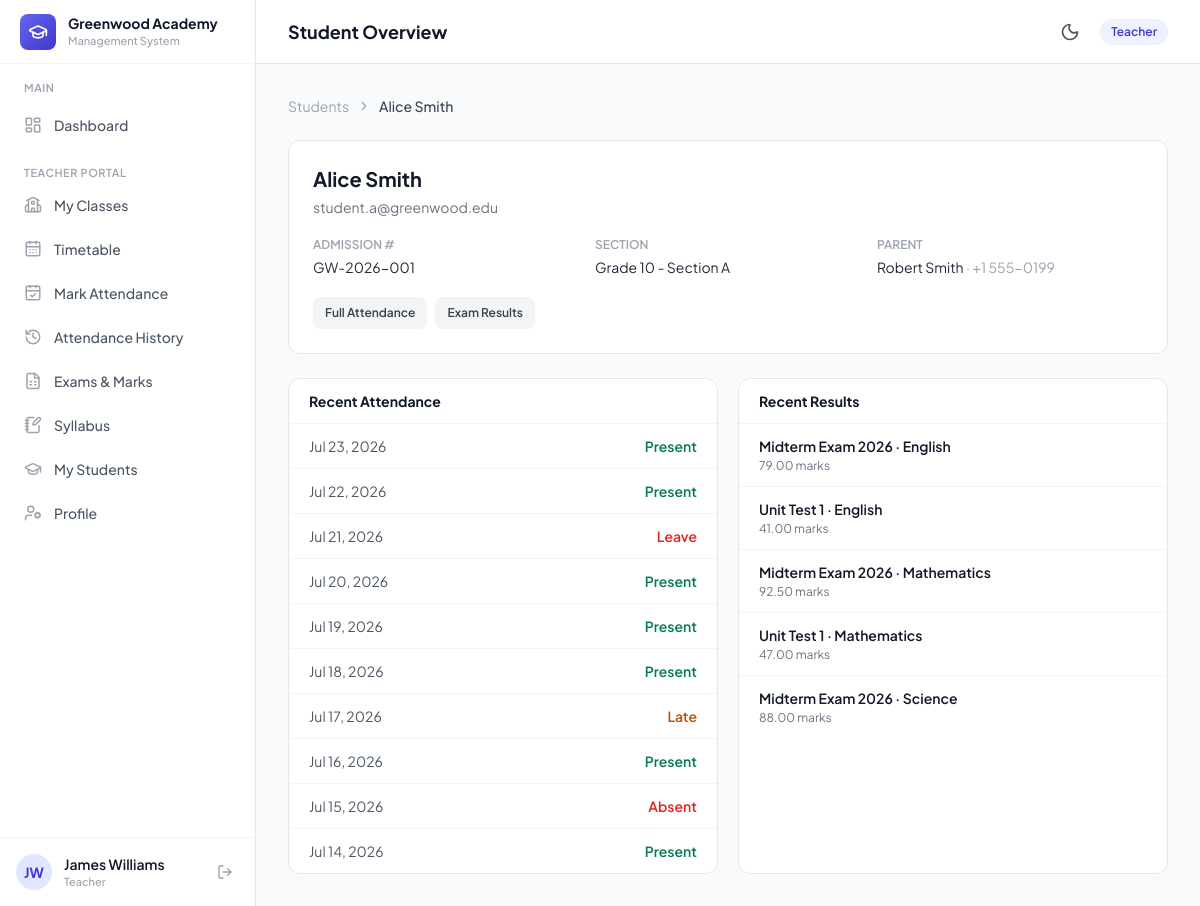
The app's page /teacher/students/1/ (signed in), older data.
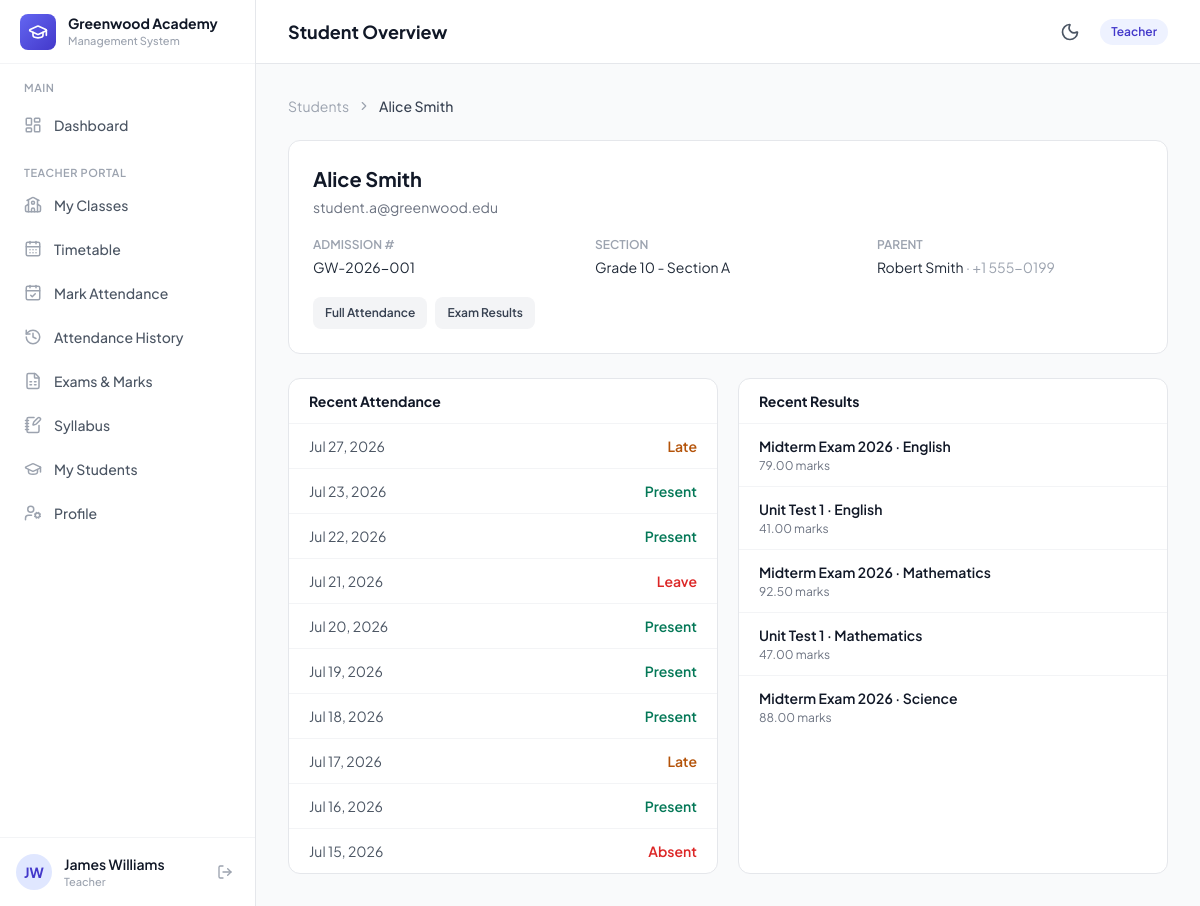
The same page, newer data.
### core/models.py (models this page shows, shortened)
class TenantModel(models.Model):
    school = models.ForeignKey(
        School,
        on_delete=models.CASCADE,
        related_name='%(class)s_set',
    )
    objects = TenantManager()
    unscoped = UnscopedManager()
    class Meta:
        abstract = True

class StudentAttendance(TenantModel):
    student = models.ForeignKey(
        Student,
        on_delete=models.CASCADE,
        related_name='attendances'
    )
    section = models.ForeignKey(
        Section,
        on_delete=models.CASCADE,
        related_name='attendances'
    )
    date = models.DateField()
    status = models.CharField(
        max_length=20,
        choices=AttendanceStatusChoices.choices,
        default=AttendanceStatusChoices.PRESENT
    )
    marked_by = models.ForeignKey(
        settings.AUTH_USER_MODEL,
        on_delete=models.SET_NULL,
        null=True,
        blank=True,
        related_name='marked_attendances'
    )
    remarks = models.TextField(blank=True)
    class Meta:
        ordering = ['-date', 'student']
        unique_together = ['student', 'date']

class ExamResult(TenantModel):
    exam = models.ForeignKey(
        Exam,
        on_delete=models.CASCADE,
        related_name='results'
    )
    student = models.ForeignKey(
        Student,
        on_delete=models.CASCADE,
        related_name='exam_results'
    )
    subject = models.ForeignKey(
        Subject,
        on_delete=models.CASCADE,
        related_name='exam_results'
    )
    marks_obtained = models.DecimalField(max_digits=5, decimal_places=2)
    remarks = models.TextField(blank=True)
    class Meta:
        ordering = ['student', 'subject']
        unique_together = ['exam', 'student', 'subject']

class Exam(TenantModel):
    section = models.ForeignKey(
        Section,
        on_delete=models.CASCADE,
        related_name='exams'
    )
    name = models.CharField(max_length=200)
    date = models.DateField()
    max_marks = models.DecimalField(max_digits=5, decimal_places=2, default=100.00)
    class Meta:
        ordering = ['-date', 'name']

class Subject(TenantModel):
    name = models.CharField(max_length=200)
    code = models.CharField(max_length=50)
    class Meta:
        ordering = ['name']
        unique_together = ['school', 'code']

### core/views.py (the view)
# urls.py: path('teacher/students/<int:student_id>/', views.teacher_student_detail, name='teacher_student_detail'),
@teacher_required
def teacher_student_detail(request, student_id):
    student = get_object_or_404(
        Student.objects.select_related('user', 'section', 'section__classroom', 'parent'),
        pk=student_id,
    )
    if not can_access_student_data(request.user, student):
        raise Http404("Student record not found.")
    recent_attendance = StudentAttendance.objects.filter(student=student)[:10]
    recent_results = ExamResult.objects.filter(student=student).select_related('exam', 'subject')[:10]
    return render(request, 'core/teacher_student_detail.html', {
        'student': student,
        'recent_attendance': recent_attendance,
        'recent_results': recent_results,
    })

### core/managers.py (called while the page is built)
def set_current_school(school):
    _thread_locals.current_school = school

def get_current_school():
    return getattr(_thread_locals, 'current_school', None)

def clear_current_school():
    _thread_locals.current_school = None

    def get_queryset(self):
        qs = TenantQuerySet(self.model, using=self._db)
        current_school = get_current_school()
        if current_school is not None:
            qs = qs.filter(school=current_school)
        return qs

### core/models.py (called while the page is built)
    @property
    def currency_symbol(self):
        return CURRENCY_SYMBOLS.get(self.currency, self.currency)

    @property
    def theme_palette(self):
        return THEME_PALETTES.get(self.theme_color, THEME_PALETTES[ThemeColorChoices.INDIGO])

    @property
    def is_school_admin(self):
        return self.primary_role == PrimaryRoleChoices.SCHOOL_ADMIN

    @property
    def role_display(self):
        if self.is_superuser:
            return 'Platform Admin'
        return self.get_primary_role_display()

    def __str__(self):
        return f"{self.classroom.name} - {self.name}"

### templates/core/teacher_student_detail.html (shortened to what this page needs)
{% extends "base.html" %}
{% block page_title %}Student Overview{% endblock %}
{% block content %}
<div class="space-y-6 max-w-4xl">
    <nav class="flex items-center gap-2 text-sm text-gray-400">
        <a href="{% url 'core:teacher_students' %}" class="hover:text-primary-600">Students</a>
        <i data-lucide="chevron-right" class="w-3.5 h-3.5"></i>
        <span class="text-gray-700 font-medium">{{ student.user.get_full_name }}</span>
    </nav>
    <div class="bg-white rounded-xl border border-gray-200 p-6">
        <h3 class="text-xl font-bold text-gray-900">{{ student.user.get_full_name }}</h3>
        <p class="text-sm text-gray-500 mt-1">{{ student.user.email }}</p>
        <dl class="mt-5 grid grid-cols-1 sm:grid-cols-3 gap-4">
            <div>
                <dt class="text-xs font-semibold text-gray-400 uppercase">Admission #</dt>
                <dd class="mt-1 text-sm text-gray-800">{{ student.admission_number }}</dd>
            </div>
            <div>
                <dt class="text-xs font-semibold text-gray-400 uppercase">Section</dt>
                <dd class="mt-1 text-sm text-gray-800">{% if student.section %}{{ student.section }}{% else %}—{% endif %}</dd>
            </div>
            <div>
                <dt class="text-xs font-semibold text-gray-400 uppercase">Parent</dt>
                <dd class="mt-1 text-sm text-gray-800">
                    {% if student.parent %}
                    {{ student.parent.get_full_name }}
                    {% if student.parent.phone %}<span class="text-gray-400"> · {{ student.parent.phone }}</span>{% endif %}
                    {% else %}—{% endif %}
                </dd>
            </div>
        </dl>
        <div class="mt-5 flex flex-wrap gap-2">
            <a href="{% url 'core:attendance_history_student' student.pk %}" class="px-3 py-2 rounded-lg text-xs font-semibold bg-gray-100 text-gray-700 hover:bg-gray-200">Full Attendance</a>
            <a href="{% url 'core:exam_results_student' student.pk %}" class="px-3 py-2 rounded-lg text-xs font-semibold bg-gray-100 text-gray-700 hover:bg-gray-200">Exam Results</a>
        </div>
    </div>
    <div class="grid grid-cols-1 lg:grid-cols-2 gap-5">
        <div class="bg-white rounded-xl border border-gray-200 overflow-hidden">
            <div class="px-5 py-3 border-b border-gray-100">
                <h4 class="text-sm font-bold text-gray-900">Recent Attendance</h4>
            </div>
            <ul class="divide-y divide-gray-100">
                {% for att in recent_attendance %}
                <li class="px-5 py-3 flex items-center justify-between text-sm">
                    <span class="text-gray-600">{{ att.date|date:"M d, Y" }}</span>
                    <span class="font-semibold
                        {% if att.status == 'present' %}text-emerald-700
                        {% elif att.status == 'late' %}text-amber-700
                        {% else %}text-red-600{% endif %}">{{ att.get_status_display }}</span>
                </li>
                {% empty %}
                <li class="px-5 py-8 text-center text-xs text-gray-400">No attendance yet.</li>
                {% endfor %}
            </ul>
        </div>
        <div class="bg-white rounded-xl border border-gray-200 overflow-hidden">
            <div class="px-5 py-3 border-b border-gray-100">
                <h4 class="text-sm font-bold text-gray-900">Recent Results</h4>
            </div>
            <ul class="divide-y divide-gray-100">
                {% for res in recent_results %}
                <li class="px-5 py-3 text-sm">
                    <p class="font-semibold text-gray-900">{{ res.exam.name }} · {{ res.subject.name }}</p>
                    <p class="text-xs text-gray-500 mt-0.5">{{ res.marks_obtained }} marks</p>
                </li>
                {% empty %}
                <li class="px-5 py-8 text-center text-xs text-gray-400">No results yet.</li>
                {% endfor %}
            </ul>
        </div>
    </div>
</div>
{% endblock %}

Row changes from the older to the newer data that the page shows:
no longer on this page (row unchanged): StudentAttendance: date "Jul 14, 2026", status "Present"
added StudentAttendance: date "Jul 27, 2026", status "Late"
